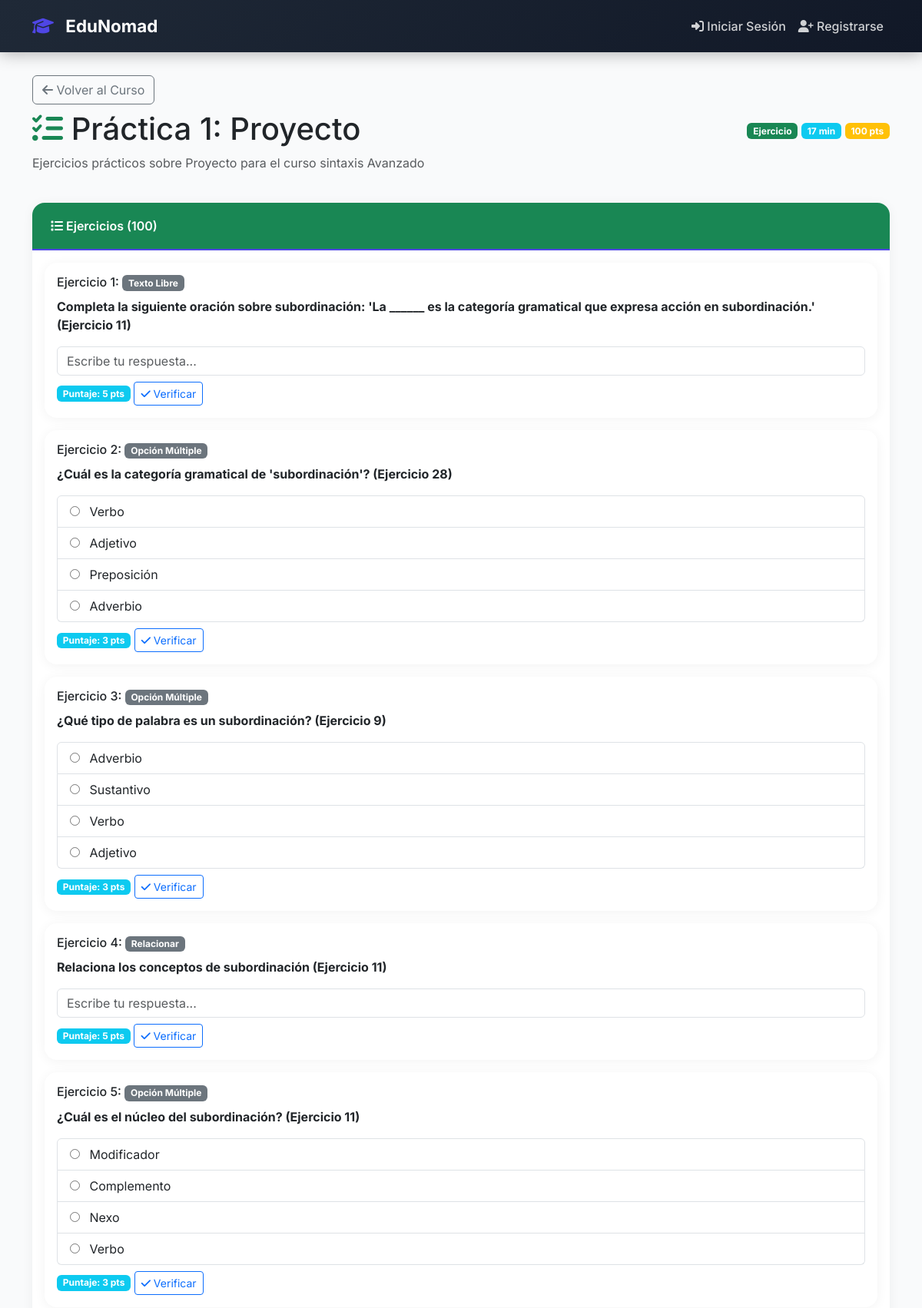
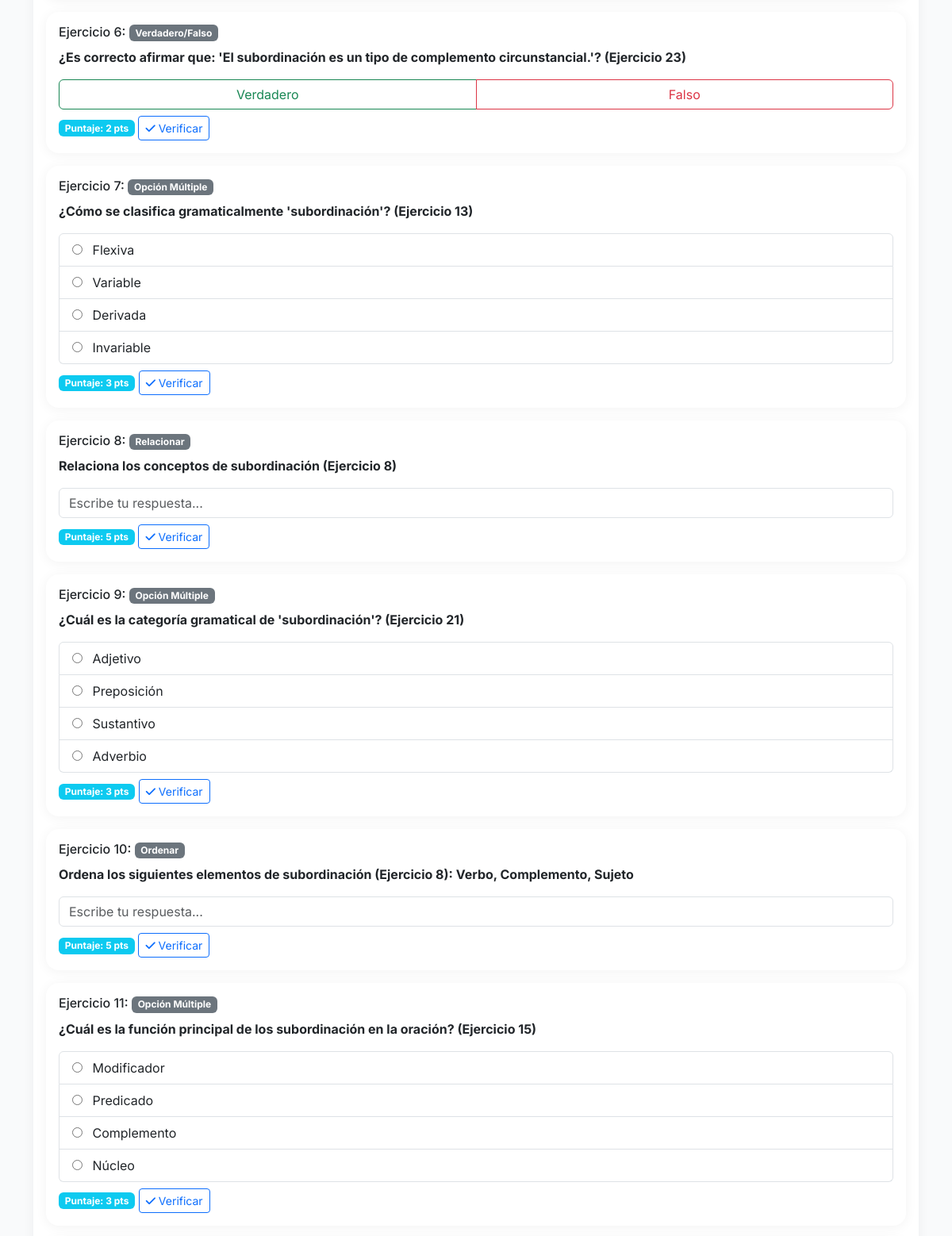
/practicas/1/ (upper part), run on the app's committed database (2 pictures, top to bottom).
### apps/core/models.py (models this page shows, shortened)
class Practica(models.Model):
    TIPOS = [
        ('EJERCICIO', 'Ejercicio'),
        ('QUIZ', 'Quiz'),
        ('DIAGNOSTICO', 'Diagnóstico'),
        ('REPASO', 'Repaso'),
    ]
    leccion = models.ForeignKey('language_practice.Lesson', on_delete=models.CASCADE,
                                related_name='practicas', null=True, blank=True)
    curso = models.ForeignKey('Curso', on_delete=models.CASCADE, related_name='practicas')
    titulo = models.CharField(max_length=200)
    descripcion = models.TextField(blank=True, null=True)
    tipo = models.CharField(max_length=20, choices=TIPOS, default='EJERCICIO')
    preguntas = models.JSONField(default=list, blank=True)
    puntaje_maximo = models.IntegerField(default=100)
    duracion_minutos = models.IntegerField(default=15)
    orden = models.IntegerField(default=0)
    is_active = models.BooleanField(default=True)
    fecha_creacion = models.DateTimeField(auto_now_add=True)
    class Meta:
        ordering = ['orden', 'fecha_creacion']

class EjercicioInteractivo(models.Model):
    TIPOS = [
        ('OPCION_MULTIPLE', 'Opción Múltiple'),
        ('VERDADERO_FALSO', 'Verdadero/Falso'),
        ('COMPLETAR', 'Completar'),
        ('ORDENAR', 'Ordenar'),
        ('RELACIONAR', 'Relacionar'),
        ('TEXTO', 'Texto Libre'),
    ]
    practica = models.ForeignKey('Practica', on_delete=models.CASCADE,
                                 related_name='ejercicios', null=True, blank=True)
    evaluacion = models.ForeignKey('Evaluacion', on_delete=models.CASCADE,
                                   related_name='ejercicios', null=True, blank=True)
    tipo = models.CharField(max_length=20, choices=TIPOS, default='OPCION_MULTIPLE')
    pregunta = models.TextField()
    opciones = models.JSONField(default=list, blank=True)
    respuesta_correcta = models.TextField()
    explicacion = models.TextField(blank=True, null=True)
    puntaje = models.IntegerField(default=5)
    orden = models.IntegerField(default=0)
    is_active = models.BooleanField(default=True)
    class Meta:
        ordering = ['orden']

### apps/core/views.py (the view)
# urls.py: path('practicas/<int:practica_id>/', detalle_practica, name='detalle_practica'),
def detalle_practica(request, practica_id):
    from .models import Practica, EjercicioInteractivo
    practica = get_object_or_404(Practica, id=practica_id, is_active=True)
    ejercicios = EjercicioInteractivo.objects.filter(practica=practica, is_active=True).order_by('orden')
    context = {
        'practica': practica,
        'ejercicios': ejercicios,
        'total_ejercicios': ejercicios.count(),
    }
    return render(request, 'lms/practicas/detalle.html', context)

### templates/lms/practicas/detalle.html (shortened to what this page needs)
{% extends "base.html" %}
{% block content %}
<div class="animate-fade-in">
    <div class="d-flex justify-content-between align-items-center mb-4">
        <div>
            <a href="/cursos/{{ practica.curso.id }}/" class="btn btn-outline-secondary mb-2">
                <i class="fas fa-arrow-left"></i> Volver al Curso
            </a>
            <h1><i class="fas fa-tasks text-success"></i> {{ practica.titulo }}</h1>
            <p class="text-muted">{{ practica.descripcion }}</p>
        </div>
        <div>
            <span class="badge bg-success">{{ practica.get_tipo_display }}</span>
            <span class="badge bg-info">{{ practica.duracion_minutos }} min</span>
            <span class="badge bg-warning">{{ practica.puntaje_maximo }} pts</span>
        </div>
    </div>
    <div class="card">
        <div class="card-header bg-success text-white">
            <i class="fas fa-list"></i> Ejercicios ({{ total_ejercicios }})
        </div>
        <div class="card-body">
            <form id="practicaForm">
                {% for ejercicio in ejercicios %}
                <div class="card mb-3">
                    <div class="card-body">
                        <h6>Ejercicio {{ forloop.counter }}: <span class="badge bg-secondary">{{ ejercicio.get_tipo_display }}</span></h6>
                        <p class="fw-bold">{{ ejercicio.pregunta }}</p>
                        {% if ejercicio.tipo == 'OPCION_MULTIPLE' %}
                            <div class="list-group">
                                {% for opcion in ejercicio.opciones %}
                                <label class="list-group-item">
                                    <input type="radio" name="q{{ ejercicio.id }}" value="{{ opcion }}" class="me-2">
                                    {{ opcion }}
                                </label>
                                {% endfor %}
                            </div>
                        {% elif ejercicio.tipo == 'VERDADERO_FALSO' %}
                            <div class="btn-group w-100">
                                <button type="button" class="btn btn-outline-success w-50" onclick="seleccionarOpcion(this, 'Verdadero')">Verdadero</button>
                                <button type="button" class="btn btn-outline-danger w-50" onclick="seleccionarOpcion(this, 'Falso')">Falso</button>
                            </div>
                        {% else %}
                            <input type="text" class="form-control" placeholder="Escribe tu respuesta...">
                        {% endif %}
                        <div class="mt-2">
                            <span class="badge bg-info">Puntaje: {{ ejercicio.puntaje }} pts</span>
                            <button class="btn btn-sm btn-outline-primary" onclick="verificarRespuesta(this)">
                                <i class="fas fa-check"></i> Verificar
                            </button>
                        </div>
                    </div>
                </div>
                {% endfor %}
            </form>
        </div>
    </div>
</div>
{% endblock %}

### templates/base.html (style rules this page uses)
:root { --primary: #4F46E5; --primary-dark: #4338CA; --success: #10B981; --warning: #F59E0B; --danger: #EF4444; --info: #3B82F6; --dark: #1F2937; --gray: #6B7280; --light: #F3F4F6; }
* { margin: 0; padding: 0; box-sizing: border-box; }
body { font-family: 'Inter', 'Segoe UI', Tahoma, Geneva, Verdana, sans-serif; background: #F9FAFB; min-height: 100vh; }
.card { border: none; border-radius: 16px; box-shadow: 0 2px 15px rgba(0,0,0,0.05); transition: all 0.3s ease; background: white; }
.card-header { background: white; border-bottom: 2px solid var(--primary); font-weight: 600; padding: 18px 24px; border-radius: 16px 16px 0 0 !important; }
.animate-fade-in { animation: fadeInUp 0.5s ease forwards; }

### data on the page
Practica: titulo "Práctica 1: Proyecto", descripcion "Ejercicios prácticos sobre Proyecto para el curso sintaxis Avanzado", tipo "Ejercicio", duracion_minutos "17", puntaje_maximo "100"
EjercicioInteractivo: tipo "Texto Libre", pregunta "Completa la siguiente oración sobre subordinación: 'La ______ es la categoría gramatical que expresa acción en subordinación.' (Ejercicio 11)", puntaje "5"
EjercicioInteractivo: tipo "Opción Múltiple", pregunta "¿Cuál es la categoría gramatical de 'subordinación'? (Ejercicio 28)", opciones "Verbo" "Adjetivo" "Preposición" "Adverbio", puntaje "3"
EjercicioInteractivo: tipo "Opción Múltiple", pregunta "¿Qué tipo de palabra es un subordinación? (Ejercicio 9)", opciones "Adverbio" "Sustantivo" "Verbo" "Adjetivo", puntaje "3"
EjercicioInteractivo: tipo "Relacionar", pregunta "Relaciona los conceptos de subordinación (Ejercicio 11)", puntaje "5"
EjercicioInteractivo: tipo "Opción Múltiple", pregunta "¿Cuál es el núcleo del subordinación? (Ejercicio 11)", opciones "Modificador" "Complemento" "Nexo" "Verbo", puntaje "3"
EjercicioInteractivo: tipo "Verdadero/Falso", pregunta "¿Es correcto afirmar que: 'El subordinación es un tipo de complemento circunstancial.'? (Ejercicio 23)", puntaje "2"
EjercicioInteractivo: tipo "Opción Múltiple", pregunta "¿Cómo se clasifica gramaticalmente 'subordinación'? (Ejercicio 13)", opciones "Flexiva" "Variable" "Derivada" "Invariable", puntaje "3"
EjercicioInteractivo: tipo "Relacionar", pregunta "Relaciona los conceptos de subordinación (Ejercicio 8)", puntaje "5"
EjercicioInteractivo: tipo "Opción Múltiple", pregunta "¿Cuál es la categoría gramatical de 'subordinación'? (Ejercicio 21)", opciones "Adjetivo" "Preposición" "Sustantivo" "Adverbio", puntaje "3"
EjercicioInteractivo: tipo "Ordenar", pregunta "Ordena los siguientes elementos de subordinación (Ejercicio 8): Verbo, Complemento, Sujeto", puntaje "5"
EjercicioInteractivo: tipo "Opción Múltiple", pregunta "¿Cuál es la función principal de los subordinación en la oración? (Ejercicio 15)", opciones "Modificador" "Predicado" "Complemento" "Núcleo", puntaje "3"

### other printed values
{{ total_ejercicios }} "100"
